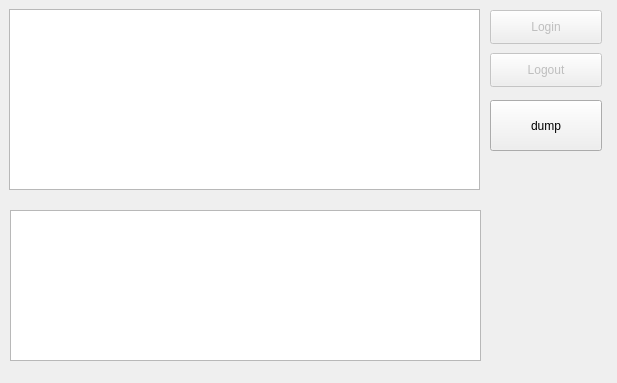
<?xml version="1.0" encoding="UTF-8"?>
<ui version="4.0">
 <class>XingApiTest</class>
 <widget class="QWidget" name="XingApiTest">
  <property name="geometry">
   <rect>
    <x>0</x>
    <y>0</y>
    <width>617</width>
    <height>383</height>
   </rect>
  </property>
  <property name="windowTitle">
   <string>XingApiTest</string>
  </property>
  <widget class="QListWidget" name="logViewWidget">
   <property name="geometry">
    <rect>
     <x>9</x>
     <y>9</y>
     <width>471</width>
     <height>181</height>
    </rect>
   </property>
  </widget>
  <widget class="QTextBrowser" name="textBrowser">
   <property name="geometry">
    <rect>
     <x>10</x>
     <y>210</y>
     <width>471</width>
     <height>151</height>
    </rect>
   </property>
  </widget>
  <widget class="QPushButton" name="dumpButton">
   <property name="geometry">
    <rect>
     <x>490</x>
     <y>100</y>
     <width>112</width>
     <height>51</height>
    </rect>
   </property>
   <property name="text">
    <string>dump</string>
   </property>
  </widget>
  <widget class="QPushButton" name="loginButton">
   <property name="enabled">
    <bool>false</bool>
   </property>
   <property name="geometry">
    <rect>
     <x>490</x>
     <y>10</y>
     <width>112</width>
     <height>34</height>
    </rect>
   </property>
   <property name="text">
    <string>Login</string>
   </property>
   <property name="default">
    <bool>true</bool>
   </property>
  </widget>
  <widget class="QPushButton" name="logoutButton">
   <property name="enabled">
    <bool>false</bool>
   </property>
   <property name="geometry">
    <rect>
     <x>490</x>
     <y>53</y>
     <width>112</width>
     <height>34</height>
    </rect>
   </property>
   <property name="text">
    <string>Logout</string>
   </property>
  </widget>
 </widget>
 <layoutdefault spacing="6" margin="11"/>
 <resources/>
 <connections/>
</ui>
